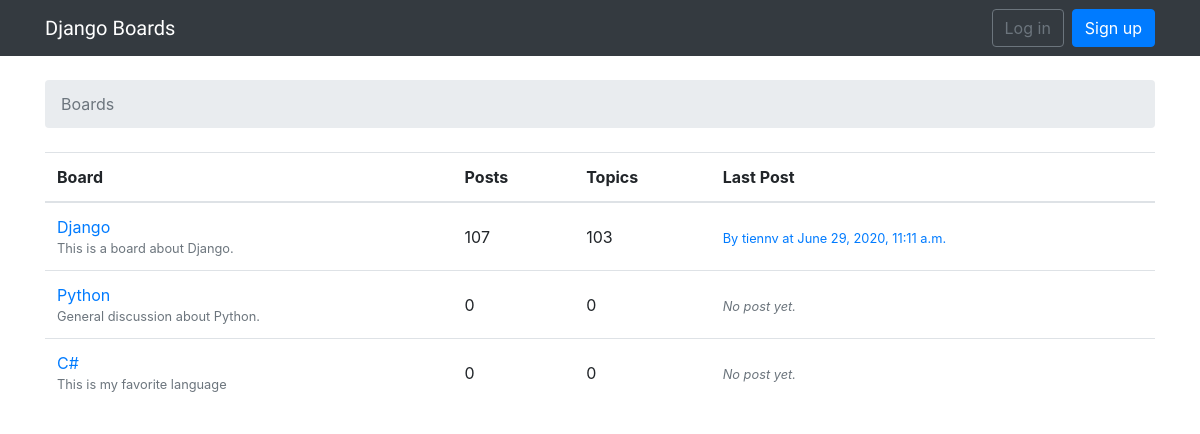
The page / on the database its author committed.
### boards/models.py (models this page shows, shortened)
class Board(models.Model):
    name = models.CharField(max_length=30, unique=True)
    description = models.CharField(max_length=100)
    def get_posts_count(self):
        return Post.objects.filter(topic__board=self).count()
    def get_last_post(self):
        return Post.objects.filter(topic__board=self).order_by('-created_at').first()

class Post(models.Model):
    message = models.TextField(max_length=4000)
    topic = models.ForeignKey(Topic, related_name='posts',on_delete=models.DO_NOTHING)
    created_at = models.DateTimeField(auto_now_add=True)
    updated_at = models.DateTimeField(null=True)
    created_by = models.ForeignKey(User, related_name='posts',on_delete=models.DO_NOTHING)
    updated_by = models.ForeignKey(User, null=True, related_name='+',on_delete=models.DO_NOTHING)

### boards/views.py (the view)
# urls.py: url(r'^$', views.BoardListView.as_view(), name='home'),
class BoardListView(ListView):
    model = Board
    context_object_name = 'boards'
    template_name = 'home.html'

### templates/home.html
{% extends 'base.html' %}
{% block breadcrumb %}
<li class="breadcrumb-item active">Boards</li>
{% endblock %}
{% block content %}
  <table class="table">
    <thead class="thead-inverse">
      <tr>
        <th>Board</th>
        <th>Posts</th>
        <th>Topics</th>
        <th>Last Post</th>
      </tr>
    </thead>
    <tbody>
      {% for board in boards %}
        <tr>
          <td>
            <a href="{% url 'board_topics' board.pk %}">{{ board.name }}</a>
            <small class="text-muted d-block">{{ board.description }}</small>
          </td>
          <td class="align-middle">
            {{ board.get_posts_count }}
          </td>
          <td class="align-middle">
            {{ board.topics.count }}
          </td>
          <td class="align-middle">
            {% with post=board.get_last_post %}
                {% if post %}
                    <small>
                        <a href="{% url 'topic_posts' board.pk post.topic.pk %}">
                            By {{ post.created_by.username }} at {{ post.created_at }}
                        </a>
                    </small>
                {% else %}
                    <small class='text-muted'>
                        <em>No post yet.</em>
                    </small>
                {% endif %}
            {% endwith %}
          </td>
        </tr>
      {% endfor %}
    </tbody>
  </table>
{% endblock %}

### rows shown on the page
Board: name "Django", description "This is a board about Django.", get_posts_count "107", topics.count "103", get_last_post.created_by.username "tiennv", get_last_post.created_at "June 29, 2020, 11:11 a.m."
Board: name "Python", description "General discussion about Python.", get_posts_count "0", topics.count "0", shows "No post yet."
Board: name "C#", description "This is my favorite language", get_posts_count "0", topics.count "0", shows "No post yet."
